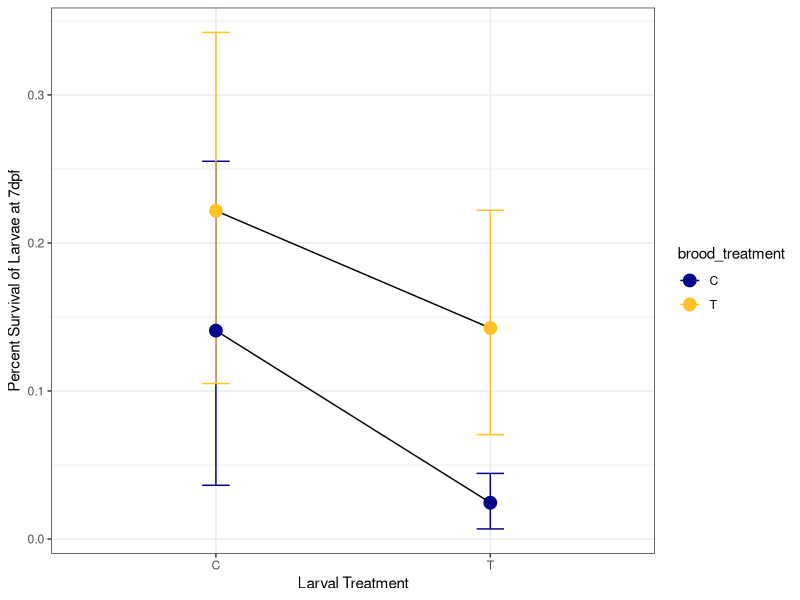
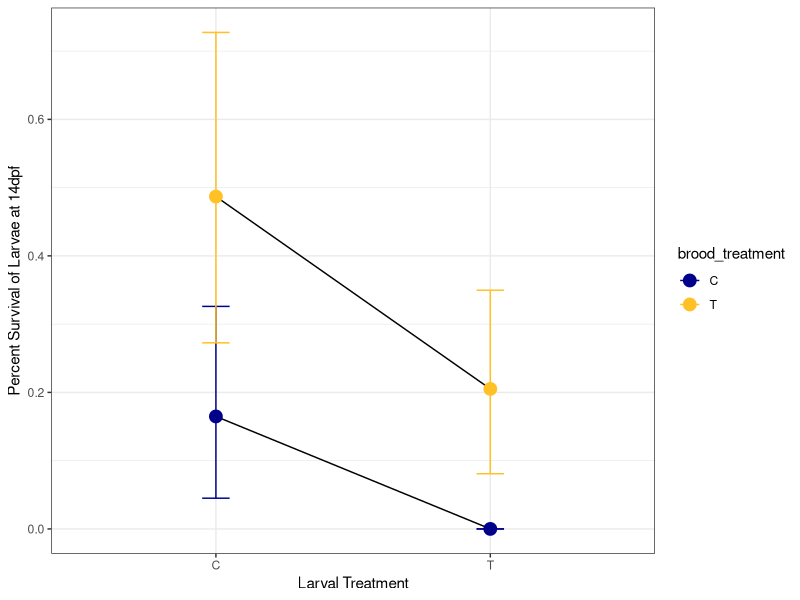

Source code (R) for these figures, in order:
#load libraries
library(ggplot2)
library(reshape)
library(nlme)

#read in data
surv.dat<-read.csv('survival_data.csv')

#@ 0 hpf put approximately same number of unfertilized eggs in each container, but eggs were no accurately counted
#@ 48 hpf, "out" is a rough approximate of fertilization success

#create a metric of parent x larval treatment
surv.dat$combined.treatment<-paste(surv.dat$brood_treatment, surv.dat$larvae_treatment)

#Calculate percent survival and 7 and 14 dpf
surv.dat$perc.surv7dpf<-surv.dat$X7d_out/surv.dat$X7d_in
surv.dat$perc.surv14dpf<-surv.dat$X14_out/surv.dat$X14d_in

surv.dat[is.na(surv.dat)] <- 0

#LME to determine effect of treatment at days 7 and 14
#largest correlative effects were from silo, not brood group

#lme for 7 dpf
larv.surv7<-lme(perc.surv7dpf~brood_treatment*larvae_treatment, random = ~1|silo, data=surv.dat, na.action=na.omit)
summary(larv.surv7)

surv.dat$perc.surv14dpf[is.na(surv.dat$perc.surv14dpf)] <- 0

#lme for 14dpf
larv.surv14<-lme(perc.surv14dpf~brood_treatment*larvae_treatment, random = ~1|silo, data=surv.dat, na.action=na.omit)
summary(larv.surv14)

#Reaction norm plots of survival by parent and larval treatments
#day 7 post-fertilization

surv.7dpf<-subset(surv.dat, select=c(brood_treatment, larvae_treatment, perc.surv7dpf))

melt.7dpf<-melt(surv.7dpf, id.vars=c('brood_treatment', 'larvae_treatment'))

ggplot(data=melt.7dpf, aes(x=larvae_treatment, y=value)) +
  stat_summary(aes(group=brood_treatment), fun=mean,geom='path')+
  stat_summary(aes(color=brood_treatment), fun.data=mean_cl_boot, geom='errorbar', width=0.1)+
  stat_summary(aes(color=brood_treatment), fun=mean, geom='point', size=4)+
  theme_bw() +
  scale_color_manual(values=c('darkblue', 'goldenrod1')) +
  xlab('Larval Treatment') +
  ylab('Percent Survival of Larvae at 7dpf')

#day 14 post-fertilization
surv.14dpf<-subset(surv.dat, select=c(brood_treatment, larvae_treatment, perc.surv14dpf))

melt.14dpf<-melt(surv.14dpf, id.vars=c('brood_treatment', 'larvae_treatment'))

ggplot(data=melt.14dpf, aes(x=larvae_treatment, y=value)) +
  stat_summary(aes(group=brood_treatment), fun=mean,geom='path')+
  stat_summary(aes(color=brood_treatment), fun.data=mean_cl_boot, geom='errorbar', width=0.1)+
  stat_summary(aes(color=brood_treatment), fun=mean, geom='point', size=4)+
  theme_bw() +
  scale_color_manual(values=c('darkblue', 'goldenrod1')) +
  xlab('Larval Treatment') +
  ylab('Percent Survival of Larvae at 14dpf')
